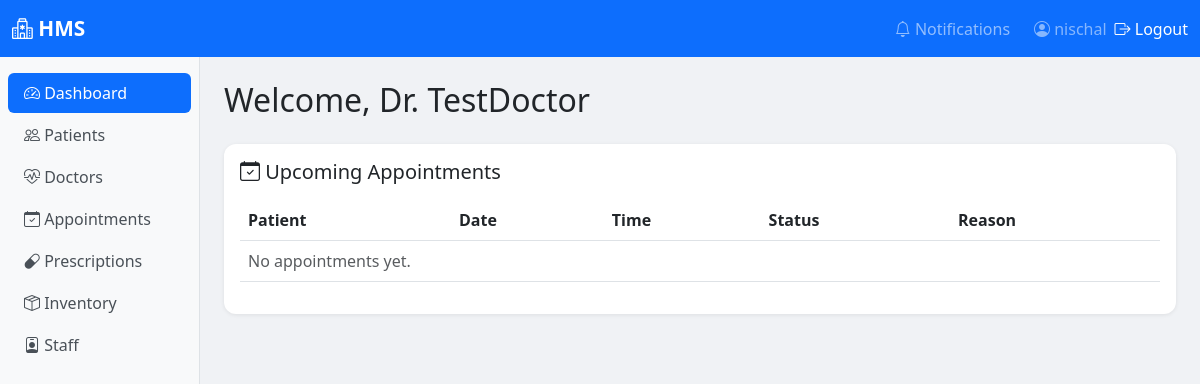
Page /dashboard/doctor/ (signed in) on the earlier database version.
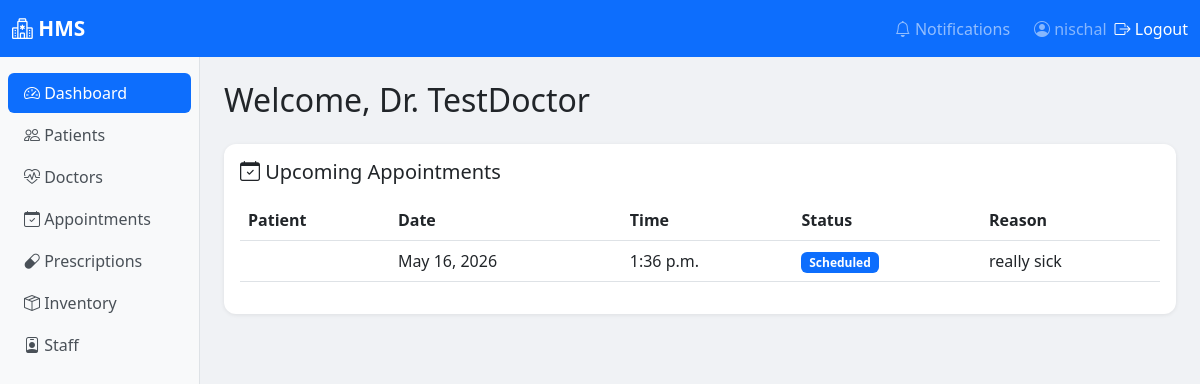
Same page on the later database version.
### appointments/models.py (models this page shows, shortened)
class Appointment(models.Model):
    STATUS_CHOICES = [
        ('scheduled', 'Scheduled'),
        ('completed', 'Completed'),
        ('cancelled', 'Cancelled'),
        ('no_show', 'No Show'),
    ]
    patients = models.ForeignKey(Patient, on_delete=models.CASCADE)
    doctor = models.ForeignKey(Doctor, on_delete=models.CASCADE)
    date = models.DateField()
    time = models.TimeField()
    status = models.CharField(max_length=20, choices=STATUS_CHOICES, default='scheduled')
    reason = models.TextField()
    notes = models.TextField(blank=True)
    created_at = models.DateTimeField(auto_now_add=True)
    class Meta:
        ordering = ['-date', '-time']

### patients/views.py (the view)
# urls.py: path('dashboard/doctor/',  patient_views.doctor_dashboard,   name='doctor_dashboard'),
@login_required
def doctor_dashboard(request):
    from appointments.models import Appointment
    from doctors.models import Doctor
    try:
        doctor = Doctor.objects.get(email=request.user.email)
        appointments = Appointment.objects.filter(doctor=doctor).order_by('date')[:10]
    except Doctor.DoesNotExist:
        doctor = None
        appointments = []
    return render(request, 'dashboard/doctor.html', {   # ← was missing return render
        'doctor': doctor,
        'appointments': appointments,
    })

### templates/dashboard/doctor.html (shortened to what this page needs)
<!DOCTYPE html>
<html lang="en">
<head>
</head>
<body>
    {% extends 'base.html' %}
{% block nav_dashboard %}active{% endblock %}
{% block content %}
<h2 class="mb-4">Welcome, Dr. {{ doctor.name }}</h2>
<div class="card">
    <div class="card-body">
        <h5 class="card-title"><i class="bi bi-calendar-check"></i> Upcoming Appointments</h5>
        <table class="table table-hover mt-3">
            <thead><tr><th>Patient</th><th>Date</th><th>Time</th><th>Status</th><th>Reason</th></tr></thead>
            <tbody>
                {% for apt in appointments %}
                <tr>
                    <td>{{ apt.patient }}</td>
                    <td>{{ apt.date }}</td>
                    <td>{{ apt.time }}</td>
                    <td><span class="badge bg-{% if apt.status == 'scheduled' %}primary{% elif apt.status == 'completed' %}success{% else %}danger{% endif %}">{{ apt.get_status_display }}</span></td>
                    <td>{{ apt.reason }}</td>
                </tr>
                {% empty %}
                <tr><td colspan="5" class="text-muted">No appointments yet.</td></tr>
                {% endfor %}
            </tbody>
        </table>
    </div>
</div>
{% endblock %}

Differences in the rows shown:
added Appointment: date "May 16, 2026", time "1:36 p.m.", status "Scheduled", reason "really sick"
Other differences:
text no longer shown: "No appointments yet."
